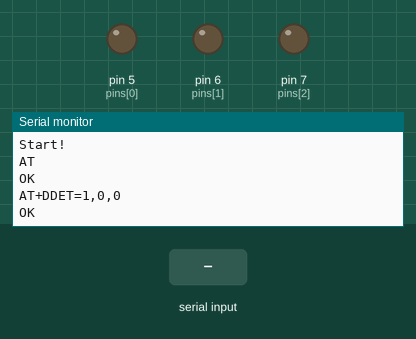
Simulated run of this sketch. Board: Arduino Uno, built with avr-gcc and run on an emulated ATmega328P. Shown: output pins drawn as LEDs (lit = HIGH), the last lines printed to the serial monitor. The test bench sets the inputs (shaded band). The modem accepts every AT command (registered, SIM ready, sends succeed) and sends nothing else.

Above: at 3.2 s.
3.3 s: "+DTMF:" received over the second serial link
At 5.0 s:
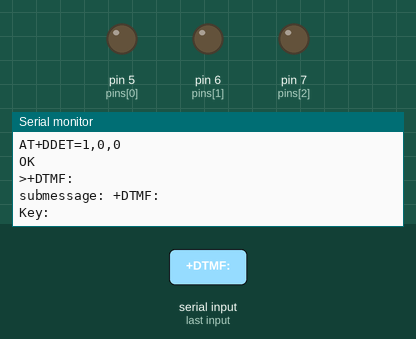
5.8 s: "RING" received over the second serial link
At 7.6 s:
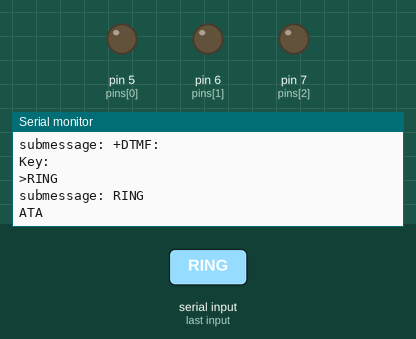
8.3 s: "#" received over the second serial link
At 10.2 s:
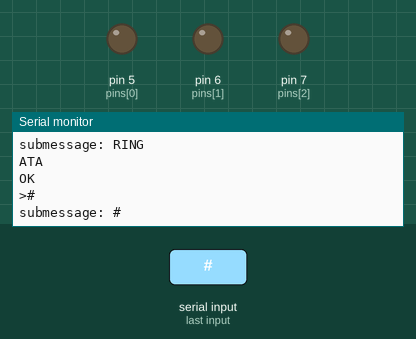

Measured:
- after the input at 3.3 s, the serial monitor: prints a new line after 1.0 s (image 1)
- after the input at 5.8 s, the serial monitor: prints a new line after 1.0 s (image 2)
- after the input at 8.3 s, the serial monitor: prints a new line after 1.0 s (image 3)

The sketch:

DTMF.ino
```cpp
// http://codius.ru/articles/GSM_%D0%BC%D0%BE%D0%B4%D1%83%D0%BB%D1%8C_SIM800L_%D1%87%D0%B0%D1%81%D1%82%D1%8C_4

//В следующем примере, для демонстрации управления устройствами будем использовать ту же схему с 3 светодиодами.
//Команды будут состоять из двух цифр — первая цифра будет обозначать номер светодиода(1 - 3), вторая — его состояние(1 — включен, 0 — выключен).
//Для разделения команд, и для того, чтобы микроконтроллер понял что команда введена, каждая команда будет завершаться решеткой #.
//Получается, что допустимых команд(сочетаний цифр) всего 6: 11#, 10#, 21#, 20#, 31#, 30#.Прочие команды будут игнорироваться.
//Если перед решеткой было введено больше чем 2 цифры, будут использованы только 2 последних.Если введено менее 2 цифр или введена некорректная команда,
//сообщение об этом будет выведено в монитор
//
//Дополнительные параметры позволяют превратить такую простую вещь как DTMF в достаточно мощный инструмент управления.
//В совокупности с получением данных о длительности нажатия каждой клавиши, можно реализовывать механизмы с повышенной степенью защищенности.
//Например, кодовый замок, помимо цифровой комбинации, можно запрограммировать на, специфичные по длительности, удержания каждой из цифр.
//Таким образом получится удвоить уровень безопасности.Для этого необходимо включить режим DTMF с параметром reportMode = 1 — AT + DDET = 1, 0, 1.
//Теперь, помимо декодированного значения нажатой кнопки, ответ будет содержать через запятую, длительность нажатия в миллисекундах.

#include <SoftwareSerial.h>                           // Библиотека програмной реализации обмена по UART-протоколу
SoftwareSerial SIM800(8, 9);                          // RX, TX

int pins[3] = { 5, 6, 7 };                              // Пины с подключенными светодиодами

String _response = "";                                // Переменная для хранения ответов модуля
void setup() {
  for (int i = 0; i < 3; i++) {
    pinMode(pins[i], OUTPUT);
  }

  Serial.begin(9600);                                 // Скорость обмена данными с компьютером
  SIM800.begin(9600);                                 // Скорость обмена данными с модемом
  Serial.println("Start!");
  _response = sendATCommand("AT", true);              // Проверка общего статуса
  _response = sendATCommand("AT+DDET=1,0,0", true);   // Включаем DTMF
}

String sendATCommand(String cmd, bool waiting) {
  String _resp = "";                                  // Переменная для хранения результата
  Serial.println(cmd);                                // Дублируем команду в монитор порта
  SIM800.println(cmd);                                // Отправляем команду модулю
  if (waiting) {                                      // Если необходимо дождаться ответа...
    _resp = waitResponse();                           // ... ждем, когда будет передан ответ
    // Если Echo Mode выключен (ATE0), то эти 3 строки можно закомментировать
    if (_resp.startsWith(cmd)) {                      // Убираем из ответа дублирующуюся команду
      _resp = _resp.substring(_resp.indexOf("\r\n", cmd.length()) + 2);
    }
    Serial.println(_resp);                            // Дублируем ответ в монитор порта
  }
  return _resp;                                       // Возвращаем результат. Пусто, если проблема
}

String waitResponse() {                               // Функция ожидания ответа и возврата полученного результата
  String _resp = "";                                  // Переменная для хранения результата
  long _timeout = millis() + 10000;                   // Переменная для отслеживания таймаута (10 секунд)
  while (!SIM800.available() && millis() < _timeout)  {}; // Ждем ответа 10 секунд, если пришел ответ или наступил таймаут, то...
  if (SIM800.available()) {                           // Если есть, что считывать...
    _resp = SIM800.readString();                      // ... считываем и запоминаем
  }
  else {                                              // Если пришел таймаут, то...
    Serial.println("Timeout...");                     // ... оповещаем об этом и...
  }
  return _resp;                                       // ... возвращаем результат. Пусто, если проблема
}

void loop() {
  if (SIM800.available())   {                         // Если модем, что-то отправил...
    _response = waitResponse();                       // Получаем ответ от модема для анализа
    Serial.println(">" + _response);                  // Выводим поученную пачку сообщений
    int index = -1;
    do  {                                             // Перебираем построчно каждый пришедший ответ
      index = _response.indexOf("\r\n");              // Получаем идекс переноса строки
      String submsg = "";
      if (index > -1) {                               // Если перенос строки есть, значит
        submsg = _response.substring(0, index);       // Получаем первую строку
        _response = _response.substring(index + 2);   // И убираем её из пачки
      }
      else {                                          // Если больше переносов нет
        submsg = _response;                           // Последняя строка - это все, что осталось от пачки
        _response = "";                               // Пачку обнуляем
      }
      submsg.trim();                                  // Убираем пробельные символы справа и слева
      if (submsg != "") {                             // Если строка значимая (не пустая), то распознаем уже её
        Serial.println("submessage: " + submsg);
        if (submsg.startsWith("+DTMF:")) {            // Если ответ начинается с "+DTMF:" тогда:
          String symbol = submsg.substring(7, 8);     // Выдергиваем символ с 7 позиции длиной 1 (по 8)
          processingDTMF(symbol);                     // Логику выносим для удобства в отдельную функцию
        }
        else if (submsg.startsWith("RING")) {         // При входящем звонке...
          sendATCommand("ATA", true);                 // ...отвечаем (поднимаем трубку)
        }
      }
    } while (index > -1);                             // Пока индекс переноса строки действителен
  }
  if (Serial.available())  {                          // Ожидаем команды по Serial...
    SIM800.write(Serial.read());                      // ...и отправляем полученную команду модему
  };
}

// Отдельная функция для логики DTMF
String result = "";                                   // Переменная для хранения вводимых данных
void processingDTMF(String symbol) {
  Serial.println("Key: " + symbol);                   // Выводим в Serial для контроля, что ничего не потерялось
  if (symbol == "#") {
    bool correct = false;                             // Для оптимизации кода, переменная корректности команды
    if (result.length() == 2) {
      int ledIndex = ((String)result[0]).toInt();     // Получаем первую цифру команды - адрес устройства (1-3)
      int ledState = ((String)result[1]).toInt();     // Получаем вторую цифру команды - состояние (0 - выкл, 1 - вкл)
      if (ledIndex >= 1 && ledIndex <= 3 && (ledState == 0 or ledState == 1)) { // Если все нормально, исполняем команду
        Serial.println("LED:" + (String)ledIndex + " set to " + (ledState == 0 ? "OFF" : "ON"));
        digitalWrite(pins[ledIndex - 1], ledState);   // Исполняем команду
        correct = true;                               // Флаг корректности команды
      }
    }
    if (!correct) Serial.println("Incorrect command: " + result); // Если команда некорректна, выводим сообщение
    result = "";                                      // После каждой решетки сбрасываем вводимую комбинацию
  }
  else if (symbol != "*") {                          // Игнорируем звездочки
    if (result.length() >= 2) {                       // Если в переменной result уже есть цифры, вытесняем первую и добавляем вновь прибывшую
      result = result.substring(1, 2) + symbol;
    }
    else {
      result += symbol;                               // Если нет, добавляем в конец
    }
  }
}
```
